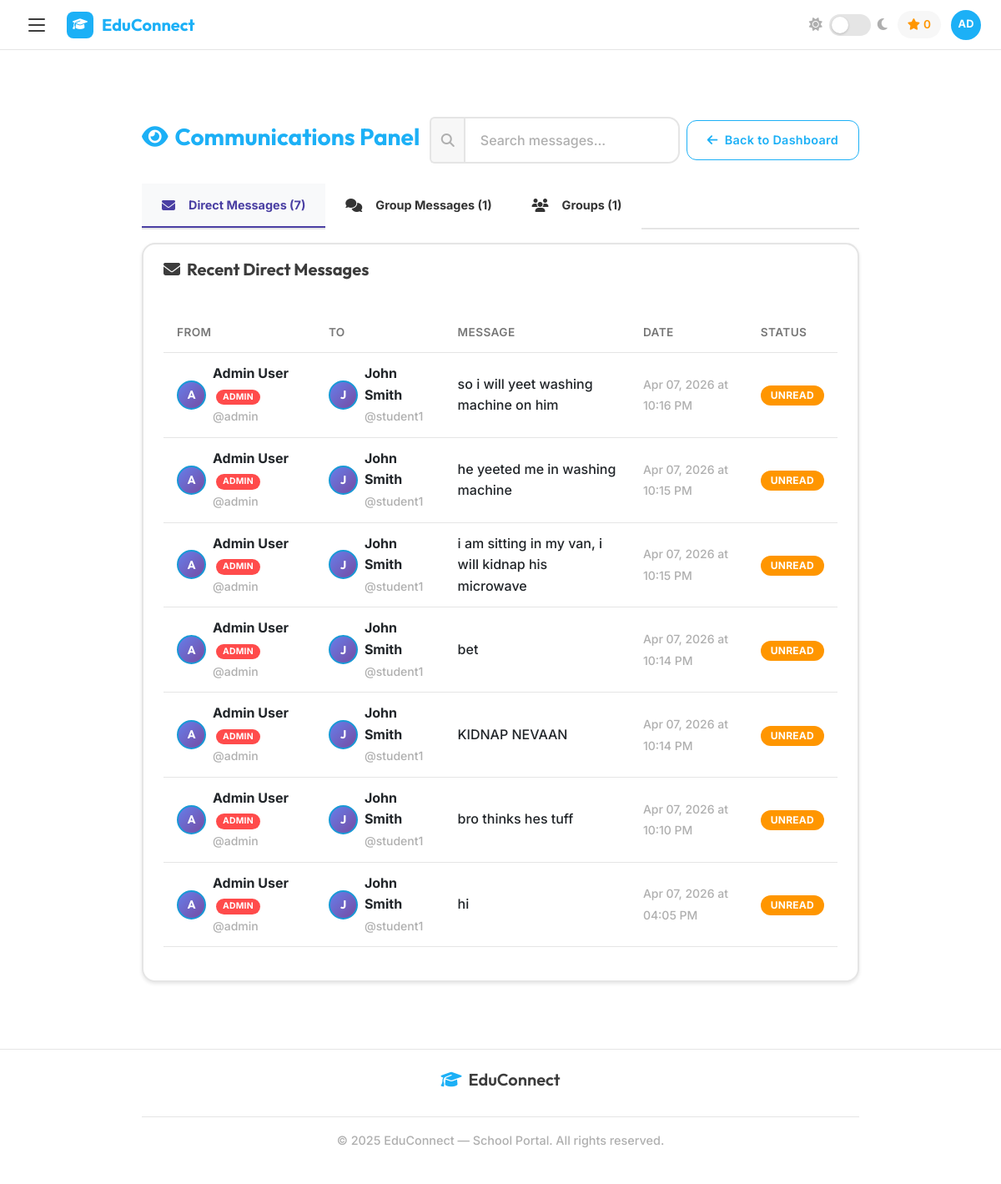
The app's page /admin/communications_panel (signed in) with its own data.
### models.py (models this page shows, shortened)
class User(db.Model):
    id = db.Column(db.Integer, primary_key=True)
    username = db.Column(db.String(64), unique=True, nullable=False)
    email = db.Column(db.String(120), unique=True, nullable=False)
    password_hash = db.Column(db.String(256), nullable=False)
    full_name = db.Column(db.String(100), nullable=False)
    bio = db.Column(db.Text, default='')
    is_admin = db.Column(db.Boolean, default=False, nullable=False)
    is_teacher = db.Column(db.Boolean, default=False, nullable=False)
    is_prefect = db.Column(db.Boolean, default=False, nullable=False)
    is_parent = db.Column(db.Boolean, default=False, nullable=False)  # New field for parents
    house = db.Column(db.String(20), nullable=True)  # St. Patrick, St. Raphael, St. Nicolas, St. Michael
    grade_level = db.Column(db.String(20))
    section = db.Column(db.String(1), nullable=True)  # A-I sections for both students and teachers
    subject_taught = db.Column(db.String(50), nullable=True)  # For teachers
    class_teacher_grade = db.Column(db.String(20), nullable=True)  # Grade this teacher is class teacher of
    class_teacher_section = db.Column(db.String(1), nullable=True)  # Section this teacher is class teacher of
    points = db.Column(db.Integer, default=0, nullable=False)  # Student points system - default 12
    is_limited = db.Column(db.Boolean, default=False, nullable=False)  # Limitation status
    limit_reason = db.Column(db.Text)  # Reason for limitation
    limit_start_date = db.Column(db.DateTime)  # When limitation started
    limit_end_date = db.Column(db.DateTime)  # When limitation expires (None for permanent)
    limited_by_id = db.Column(db.Integer, db.ForeignKey('user.id'))  # Admin who applied limitation
    date_created = db.Column(db.DateTime, default=get_ist_now)
    posts = db.relationship('Post', backref='author', lazy='select', cascade='all, delete-orphan')
    comments = db.relationship('Comment', backref='author', lazy='select', cascade='all, delete-orphan')
    likes = db.relationship('Like', backref='user', lazy='select', cascade='all, delete-orphan')
    sent_messages = db.relationship('DirectMessage', foreign_keys='DirectMessage.sender_id', backref='sender', lazy='select', cascade='all, delete-orphan')
    received_messages = db.relationship('DirectMessage', foreign_keys='DirectMessage.receiver_id', backref='receiver', lazy='select', cascade='all, delete-orphan')
    created_groups = db.relationship('Group', foreign_keys='Group.admin_id', backref='admin', lazy='select')
    group_memberships = db.relationship('GroupMembership', backref='user', lazy='select', cascade='all, delete-orphan')
    children_relations = db.relationship('ParentChild', foreign_keys='ParentChild.parent_id', backref='parent', lazy='select', cascade='all, delete-orphan')
    parent_relations = db.relationship('ParentChild', foreign_keys='ParentChild.child_id', backref='child', lazy='select', cascade='all, delete-orphan')
    limited_by = db.relationship('User', foreign_keys=[limited_by_id], remote_side=[id], backref='users_limited')
    def is_limited_currently(self):
        if not self.is_limited:
            return False

class DirectMessage(db.Model):
    id = db.Column(db.Integer, primary_key=True)
    sender_id = db.Column(db.Integer, db.ForeignKey('user.id'), nullable=False)
    receiver_id = db.Column(db.Integer, db.ForeignKey('user.id'), nullable=False)
    content = db.Column(db.Text, nullable=False)
    date_sent = db.Column(db.DateTime, default=get_ist_now)
    is_read = db.Column(db.Boolean, default=False, nullable=False)
    is_edited = db.Column(db.Boolean, default=False, nullable=False)
    date_edited = db.Column(db.DateTime)

### routes.py (the view)
@app.route('/admin/communications_panel')
def admin_communications_panel():
    if 'user_id' not in session or not session.get('is_admin'):
        flash('Access denied. Admin privileges required.', 'error')
        return redirect(url_for('login'))
    direct_messages = DirectMessage.query.order_by(DirectMessage.date_sent.desc()).limit(100).all()
    group_messages = GroupMessage.query.order_by(GroupMessage.date_sent.desc()).limit(100).all()
    all_groups = Group.query.order_by(Group.name).all()
    return render_template('admin_communications_panel.html',
                         direct_messages=direct_messages,
                         group_messages=group_messages,
                         all_groups=all_groups)

### models.py (called while the page is built)
    def get_member_count(self):
        return GroupMembership.query.filter_by(group_id=self.id).count()

### routes.py (called while the page is built)
@app.context_processor
def utility_processor():
    def get_user_by_id(user_id):
        if user_id:
            return User.query.get(user_id)
        return None
    def is_logged_in():
        return 'user_id' in session
    def can_access_social_features():
        if 'user_id' not in session:
            return False
        user = User.query.get(session['user_id'])
        return user and not user.is_limited_currently()
    return dict(get_user_by_id=get_user_by_id, is_logged_in=is_logged_in, can_access_social_features=can_access_social_features, datetime=get_ist_now, get_ist_now=get_ist_now)

### templates/admin_communications_panel.html (shortened to what this page needs)
{% extends "base.html" %}
{% block content %}
<div class="row">
    <div class="col-12">
        <div class="d-flex justify-content-between align-items-center mb-4">
            <h1 class="h3 fw-bold text-primary">
                <i class="fas fa-eye me-2"></i>Communications Panel
            </h1>
            <div class="d-flex gap-2 align-items-center">
                <div class="input-group" style="width: 300px;">
                    <span class="input-group-text"><i class="fas fa-search"></i></span>
                    <input type="text" class="form-control" id="messageSearchPanel" placeholder="Search messages...">
                </div>
                <a href="{{ url_for('admin_dashboard') }}" class="btn btn-outline-primary">
                    <i class="fas fa-arrow-left me-2"></i>Back to Dashboard
                </a>
            </div>
        </div>
        <ul class="nav nav-tabs" id="communicationsTab" role="tablist">
            <li class="nav-item" role="presentation">
                <button class="nav-link active" id="direct-messages-tab" data-bs-toggle="tab" data-bs-target="#direct-messages" type="button" role="tab">
                    <i class="fas fa-envelope me-2"></i>Direct Messages ({{ direct_messages|length }})
                </button>
            </li>
            <li class="nav-item" role="presentation">
                <button class="nav-link" id="group-messages-tab" data-bs-toggle="tab" data-bs-target="#group-messages" type="button" role="tab">
                    <i class="fas fa-comments me-2"></i>Group Messages ({{ group_messages|length }})
                </button>
            </li>
            <li class="nav-item" role="presentation">
                <button class="nav-link" id="groups-tab" data-bs-toggle="tab" data-bs-target="#groups" type="button" role="tab">
                    <i class="fas fa-users me-2"></i>Groups ({{ all_groups|length }})
                </button>
            </li>
        </ul>
        <div class="tab-content" id="communicationsTabContent">
            <div class="tab-pane fade show active" id="direct-messages" role="tabpanel">
                <div class="card mt-3">
                    <div class="card-header">
                        <h5 class="mb-0">
                            <i class="fas fa-envelope me-2"></i>Recent Direct Messages
                        </h5>
                    </div>
                    <div class="card-body">
                        {% if direct_messages %}
                            <div class="table-responsive">
                                <table class="table table-hover">
                                    <thead class="table-light">
                                        <tr>
                                            <th>From</th>
                                            <th>To</th>
                                            <th>Message</th>
                                            <th>Date</th>
                                            <th>Status</th>
                                        </tr>
                                    </thead>
                                    <tbody>
                                        {% for message in direct_messages %}
                                        <tr>
                                            <td>
                                                <div class="d-flex align-items-center">
                                                    <div class="avatar-circle-sm me-2">
                                                        {{ message.sender.full_name[0].upper() }}
                                                    </div>
                                                    <div>
                                                        <strong>{{ message.sender.full_name }}</strong>
                                                        {% if message.sender.is_admin %}
                                                            <span class="badge bg-danger badge-sm ms-1">ADMIN</span>
                                                        {% elif message.sender.is_prefect %}
                                                            <span class="badge bg-warning text-dark badge-sm ms-1">PREFECT</span>
                                                        {% endif %}
                                                        <br><small class="text-muted">@{{ message.sender.username }}</small>
                                                    </div>
                                                </div>
                                            </td>
                                            <td>
                                                <div class="d-flex align-items-center">
                                                    <div class="avatar-circle-sm me-2">
                                                        {{ message.receiver.full_name[0].upper() }}
                                                    </div>
                                                    <div>
                                                        <strong>{{ message.receiver.full_name }}</strong>
                                                        <br><small class="text-muted">@{{ message.receiver.username }}</small>
                                                    </div>
                                                </div>
                                            </td>
                                            <td>
                                                <div class="message-preview">
                                                    {{ message.content[:100] }}{% if message.content|length > 100 %}...{% endif %}
                                                </div>
                                            </td>
                                            <td>
                                                <small class="text-muted">
                                                    {{ message.date_sent.strftime('%b %d, %Y at %I:%M %p') }}
                                                </small>
                                            </td>
                                            <td>
                                                {% if message.is_read %}
                                                    <span class="badge bg-success">Read</span>
                                                {% else %}
                                                    <span class="badge bg-warning text-dark">Unread</span>
                                                {% endif %}
                                            </td>
                                        </tr>
                                        {% endfor %}
                                    </tbody>
                                </table>
                            </div>
                        {% else %}
                            <div class="text-center py-4">
                                <i class="fas fa-envelope fa-3x text-muted mb-3"></i>
                                <h5 class="text-muted">No direct messages found</h5>
                            </div>
                        {% endif %}
                    </div>
                </div>
            </div>
        </div>
    </div>
</div>
{% endblock %}

### templates/base.html (shortened to what this page needs)
<!DOCTYPE html>
<html lang="en">
<head>
    <link href="https://cdn.jsdelivr.net/npm/bootstrap@5.3.0/dist/css/bootstrap.min.css" rel="stylesheet">
    <link rel="stylesheet" href="https://cdnjs.cloudflare.com/ajax/libs/font-awesome/6.5.0/css/all.min.css">
</head>
<body>
    {% if session.user_id %}
    <div class="topbar">
        <div class="topbar-left">
            <button class="hamburger-btn" onclick="toggleSidebar()">
                <span></span>
                <span></span>
                <span></span>
            </button>
            <a href="{{ url_for('index') }}" class="topbar-brand">
                <div class="brand-icon"><i class="fas fa-graduation-cap"></i></div>
                <span>EduConnect</span>
            </a>
        </div>
        <div class="topbar-right">
            <div class="theme-toggle" onclick="toggleTheme()" style="cursor: pointer;">
                <span class="theme-icon"><i class="fas fa-sun"></i></span>
                <div class="theme-switch"></div>
                <span class="theme-icon"><i class="fas fa-moon"></i></span>
            </div>
            {% if not session.is_parent %}
            <div style="display: flex; align-items: center; gap: 4px; padding: 6px 12px; background: var(--bg-secondary); border-radius: var(--radius-full); font-weight: 600; font-size: 0.85rem; color: var(--orange);">
                <i class="fas fa-star"></i>
                {{ get_user_by_id(session.user_id).points if get_user_by_id(session.user_id) else 12 }}
            </div>
            {% endif %}
            <div class="topbar-avatar" onclick="toggleSidebar()">
                {{ session.username[:2].upper() if session.username else 'U' }}
            </div>
        </div>
    </div>
    <div class="main-wrapper">
    {% endif %}
    <main class="container main-container my-5">
        {% block content %}{% endblock %}
    </main>
    <footer class="footer">
        <div class="container main-container">
            <div class="footer-content">
                <div class="footer-section">
                    <h5 class="text-center">
                        <i class="fas fa-graduation-cap me-2" style="color: var(--blue);"></i>EduConnect
                    </h5>
                </div>
            </div>
            <div class="footer-bottom">
                <p>&copy; 2025 EduConnect — School Portal. All rights reserved.</p>
            </div>
        </div>
    </footer>
    </div>
</body>
</html>

### templates/admin_communications_panel.html (style rules this page uses)
.message-preview { max-width: 300px; word-break: break-word; }
.nav-tabs .nav-link { color: #333 !important; background: #fff !important; }
.nav-tabs .nav-link.active { color: #4a3fa3 !important; background: #f8f9fa !important; font-weight: bold; border-bottom: 2px solid #4a3fa3; }
.avatar-circle-sm { width: 35px; height: 35px; border-radius: 50%; background: linear-gradient(135deg, #667eea 0%, #764ba2 100%); color: white; display: flex; align-items: center; justify-content: center; font-weight: bold; font-size: 14px; flex-shrink: 0; }
.tab-pane { animation: fadeIn 0.3s ease-in-out; }

### records on screen
User: points "0"
DirectMessage: sender "A", sender.full_name "Admin User", sender.username "admin", receiver "J", receiver.full_name "John Smith", receiver.username "student1", content "so i will yeet washing machine on him", date_sent "Apr 07, 2026 at 10:16 PM", is_read "UNREAD"
DirectMessage: sender "A", sender.full_name "Admin User", sender.username "admin", receiver "J", receiver.full_name "John Smith", receiver.username "student1", content "he yeeted me in washing machine", date_sent "Apr 07, 2026 at 10:15 PM", is_read "UNREAD"
DirectMessage: sender "A", sender.full_name "Admin User", sender.username "admin", receiver "J", receiver.full_name "John Smith", receiver.username "student1", content "i am sitting in my van, i will kidnap his microwave", date_sent "Apr 07, 2026 at 10:15 PM", is_read "UNREAD"
DirectMessage: sender "A", sender.full_name "Admin User", sender.username "admin", receiver "J", receiver.full_name "John Smith", receiver.username "student1", content "bet", date_sent "Apr 07, 2026 at 10:14 PM", is_read "UNREAD"
DirectMessage: sender "A", sender.full_name "Admin User", sender.username "admin", receiver "J", receiver.full_name "John Smith", receiver.username "student1", content "KIDNAP NEVAAN", date_sent "Apr 07, 2026 at 10:14 PM", is_read "UNREAD"
DirectMessage: sender "A", sender.full_name "Admin User", sender.username "admin", receiver "J", receiver.full_name "John Smith", receiver.username "student1", content "bro thinks hes tuff", date_sent "Apr 07, 2026 at 10:10 PM", is_read "UNREAD"
DirectMessage: sender "A", sender.full_name "Admin User", sender.username "admin", receiver "J", receiver.full_name "John Smith", receiver.username "student1", content "hi", date_sent "Apr 07, 2026 at 04:05 PM", is_read "UNREAD"

### other values on screen
{{ session.username[:2].upper() if session.username else 'U' }} "AD"
{{ direct_messages|length }} "7"
{{ group_messages|length }} "1"
{{ all_groups|length }} "1"
